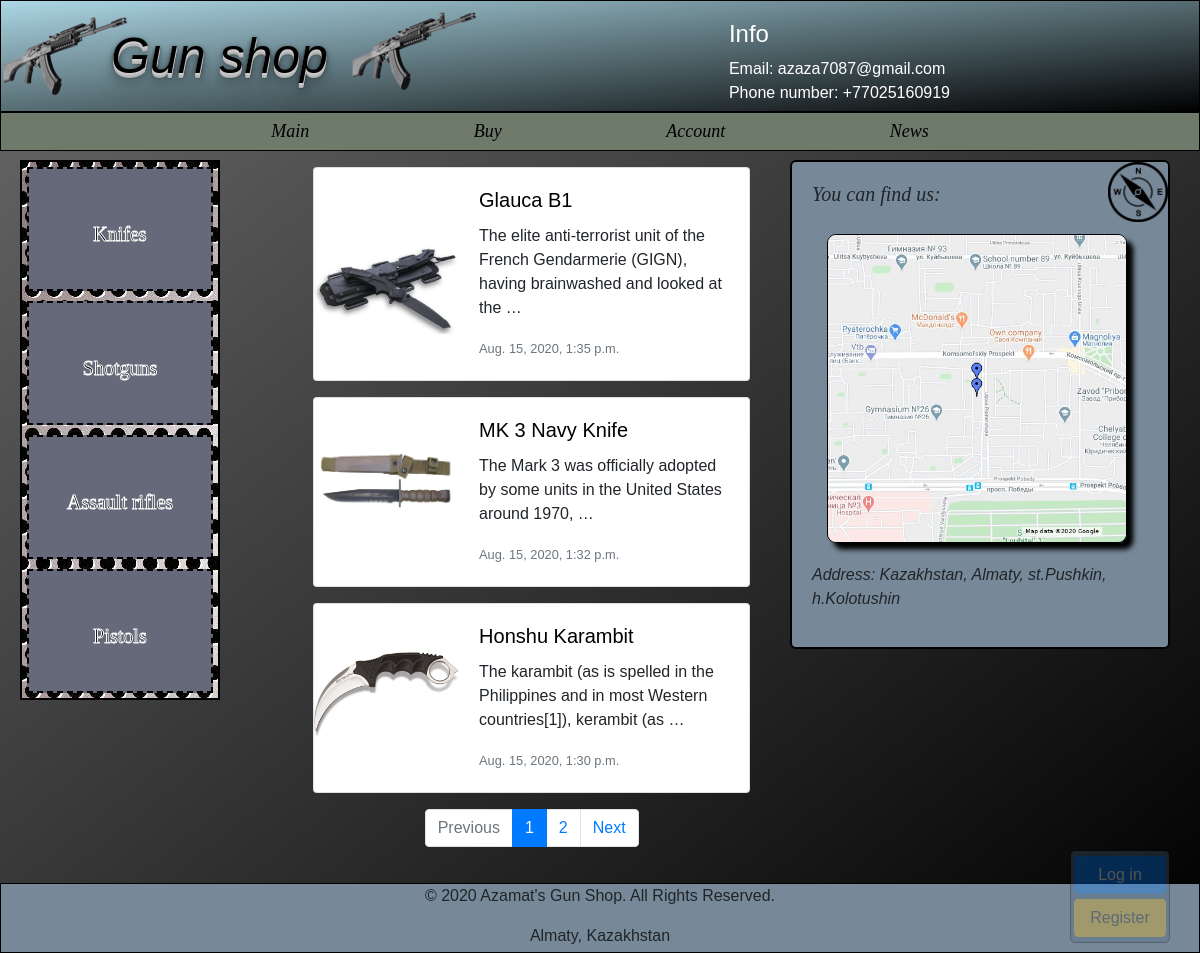
Before: /shop/knifes/ with the older database file.
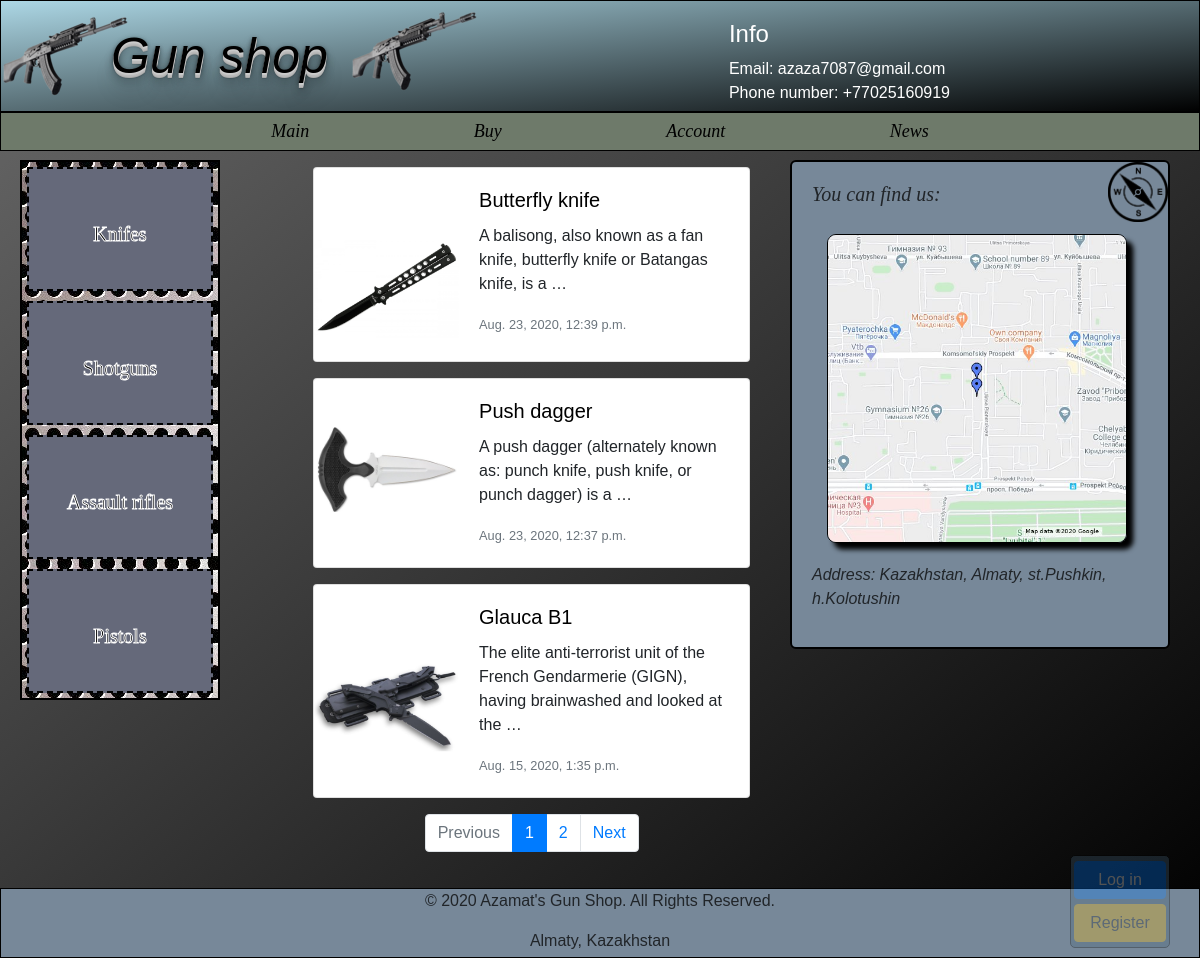
After: the same page with the newer database file.
### shop/models.py (models this page shows, shortened)
class Guns(models.Model):
    name = models.CharField(max_length=150, db_index=True)
    slug = models.SlugField(max_length=30, blank=True, unique=True)
    body = models.TextField(blank=True, db_index=True)
    category = models.ForeignKey('Category',null=True, on_delete=models.CASCADE,default="",)
    image = models.ImageField(upload_to='static/images/guns/', blank=True)
    price = models.DecimalField(max_digits=10, decimal_places=2,default=200, )
    date_pub = models.DateTimeField(auto_now_add=True)
    class Meta:
        ordering = ['-date_pub']

### shop/views.py (the view)
# urls.py: path('<str:name>/', gun_list, name='gun_list_url'),
def gun_list(request, name):
    category = Category.objects.get(slug__iexact=name)
    gun_list = Guns.objects.filter(category=category.id)
    paginator = Paginator(gun_list, 3)
    page_number = request.GET.get('page', 1)
    page = paginator.get_page(page_number)
    is_paginated = page.has_other_pages()
    if page.has_previous():
        prev_url = '?page={}'.format(page.previous_page_number())
    else:
        prev_url = ""
    if page.has_next():
        next_url = '?page={}'.format(page.next_page_number())
    else:
        next_url = ""
    return render(request, 'shop/guns_list.html', context={'gun_list': gun_list,
                                                           'name': name,
                                                           'page_object': page,
                                                           'is_paginated': is_paginated,
                                                           'prev_url': prev_url,
                                                           'next_url': next_url
                                                           })

### shop/templates/shop/guns_list.html (shortened to what this page needs)
{% extends 'shop/base_shop.html' %}
{% block content %}
    {% for gun in page_object.object_list %}
            <div class="card mb-3 ml-100" style="max-width: 540px;">
                <div class="row no-gutters">
                    <div class="col-md-4">
                        <img src="../../{{ gun.image }}" class="card-img mt-5" alt="..." >
                    </div>
                    <div class="col-md-8">
                        <div class="card-body">
                            <a href={% url 'gun_detail_url' name=name slug=gun.slug  %} > <h5 class="card-title">{{ gun.name }}</h5> </a>
                            <p class="card-text">{{ gun.body|truncatewords:15 }}</p>
                            <p class="card-text"><small class="text-muted">{{ gun.date_pub}}</small></p>
                        </div>
                    </div>
                </div>
            </div>
    {% endfor %}
{% if is_paginated %}
                <nav aria-label="..." >
                    <ul class="pagination justify-content-center">
                    <li class="page-item {% if not prev_url %} disabled {%endif%}">
                        <a class="page-link" href="{{ prev_url }}" tabindex="-1" aria-disabled="true">Previous</a>
                    </li>
                        {% for n in page_object.paginator.page_range  %}
                            {% if page_object.number == n  %}
                                <li class="page-item active" aria-current="page">
                                    <a class="page-link" href="?page={{ n }}">{{ n }} <span class="sr-only">(current)</span></a>
                                </li>
                             {% elif n > page_object.number|add:-3 and n < page_object.number|add:3 %}
                                <li class="page-item">
                                    <a class="page-link" href="?page={{ n }}">{{ n }}</a>
                                </li>
                            {% endif %}
                        {% endfor %}
                     <li class="page-item {% if not next_url %} disabled {%endif%}">
                        <a class="page-link" href="{{ next_url }}" tabindex="-1" aria-disabled="true">Next</a>
                    </li>
                    </ul>
                </nav>
        {% endif %}
{% endblock %}

### shop/templates/shop/base_shop.html
{% extends 'base.html' %}
{% block log-panel %}
    {% if not request.user.is_authenticated%}
    <a href="{% url 'account_login' %}" class="btn btn-primary">Log in</a>
    <a href="{% url 'account_signup' %}" class="btn btn-warning ">Register</a>
    {% elif request.user.is_authenticated%}
    <a href="{% url 'account_logout' %}" class="btn btn-danger">Log out</a>
    {% endif %}
{% endblock %}

### templates/base.html (shortened to what this page needs)
{% load static %}
<!DOCTYPE html>
<html lang="en">
<head>
    <link rel="stylesheet" href="https://stackpath.bootstrapcdn.com/bootstrap/4.5.2/css/bootstrap.min.css">
    <link rel="stylesheet"  href={% static 'css/index.css' %}>
</head>
<body>
   <header id="logo">
       <h1> Gun shop </h1>
       <img src="../../../../../../static/images/ak47_small2.png" alt="" id="ak_47_2">
       <div id="info">
            <h4>Info</h4>
            <p> Email: azaza7087@gmail.com</p>
            <p> Phone number: +77025160919</p>
       </div>
   </header>
   <div id="navbar">
        <nav>
            <a href="{% url 'main' %}">Main</a>
            <a href={% if request.user.is_authenticated %}"{% url 'user_cart_url' login=request.user %}"{% else %}{% endif %}>Buy</a>
            <a href={% if request.user.is_authenticated %}"{% url 'user_detail_url' login=request.user %}"{% else %}{% endif %}> Account</a>
            <a href="{% url 'news' %}">News</a>
        </nav>
   </div>
    <aside id="navigation">
        <div id="control_of_nav">
         <p><a href={% url 'gun_list_url' name="knifes" %}>Knifes</a></p>
         <p><a href={% url 'gun_list_url' name="shotguns" %}>Shotguns</a></p>
         <p><a href={% url 'gun_list_url' name="assault-rifles" %}>Assault rifles</a></p>
         <p><a href={% url 'gun_list_url' name="pistols" %}>Pistols</a></p>
        </div>
    </aside>
<div class="container mt-3">
    <div class="row">
        <div class="col-6 offset-md-1"  >
             {% block content %}{% endblock %}
        </div>
    </div>
</div>
{% block location %}
    <div id="location">
        <h5>You can find us:</h5>
        <img src="../../../../../../static/images/location.jpg" alt="sda" width="300">
        <p><em>Address: Kazakhstan, Almaty, st.Pushkin, h.Kolotushin </em></p>
    </div>
{% endblock %}
   <div class="log-panel align-items-center">
       {% block log-panel %}
       {% endblock %}
   </div>
<footer>
   <p> © 2020 Azamat's Gun Shop. All Rights Reserved. </p>
              <p>Almaty, Kazakhstan </p>
</footer>
</body>
</html>

### static/css/index.css (style rules this page uses)
body { font-family: sans-serif; background-color: dimgrey !important; background: linear-gradient(to top left, black,dimgrey); }
#logo h1 { margin-top: 0; margin-bottom: 0; border: solid black 1px; padding: 25px; font-size: 50px; padding-left: 110px; font-style: italic; background-image: url("../images/ak47_small.png"); background-repeat: no-repeat; background-position: left; color: black; text-shadow: 0 1px 0 #ccc, 0 2px 0 #c9c9c9, 0 3px 0 #bbb, 0 4px 0 #b9b9b9, 0 5px 0 #aaa, 0 6px 1px rgba(0,0,0,.1), 0 0 5px rgba(0,0,0,.1), 0 1px 3px rgba(0,0,0,.3), 0 3px 5px rgba(0,0,0,.2), 0 5px 10px rgba(0,0,0,.25), 0 10px 10px rgba(0,0,0,.2), 0 20px 20px rgba(0,0,0,.15); }
#logo { background: #b5bdc8; background: linear-gradient(to top left, black,lightblue); }
#info { color: white; position: absolute; right: 250px; top: 20px; }
#info p { margin-top: 0px; margin-bottom: 0px; padding-bottom: 0px; padding-top: 0px; }
#navbar { margin-top: 0px; padding: 25px; border: black 1px solid; background-color: #6e7a6a; padding-top: 5px; padding-bottom: 5px; text-align: center; }
#navbar a { padding: 80px; font-size: 18px; font-family: "Times New Roman"; font-style: oblique; }
#navbar a:link { color: black; }
#ak_47_2 { position: absolute; z-index: 0; top: 10px; left: 350px; }
aside { margin-top: 4px; margin-left: 20px; }
#control_of_nav p { border: 2px black dashed; padding-right: 35px; padding-left: 35px; padding-bottom: 40px; padding-top: 50px; background-color: #65697a; margin: 5px; margin-bottom: 10px; }
#control_of_nav { border: black solid 2px; width: 200px; height: 540px; text-align: center; margin-top: 5px; margin-bottom: 10px; background-image: url("../images/wall.jpg"); background-repeat: no-repeat; float: left; }
#control_of_nav a { font-family: Impact ; font-size: 20px; }
#control_of_nav a { -webkit-text-stroke-width: 1px; -webkit-text-stroke-color: white; }
#control_of_nav a:link { color: black; }
footer { background-color: lightslategrey; border: black solid 1px; text-align: center; height: 70px; margin-top: 20px; clear: left; }
.card-body a:link { color: black; }
#location { background-image: url("../images/compas.png"); background-repeat: no-repeat; background-size: 60px; background-position: right top; position: absolute; right: 30px; top: 160px; border: black solid 2px; border-radius: 6px; padding: 20px; background-color: lightslategrey; width: 380px; }
#location img { border: solid black 1px; border-radius: 9px; margin-bottom: 20px; margin-left: 15px; margin-top: 20px; box-shadow: 0.4em 0.4em 5px black; }
#location h5 { font-style: italic; font-family: "Bradley Hand", cursive; }
.log-panel { background-color: #48657a; border: black solid 1px; border-radius: 5px; opacity: 0.3 ; width: 100px; position: fixed; right: 30px; bottom: 10px; }
.log-panel a { display: block; margin: 5px 3px; }

Changed rows visible on the page:
no longer on this page (row unchanged): Guns: image (picture), name "MK 3 Navy Knife", body "The Mark 3 was officially adopted by some units in the United States around 1970, …", date_pub "Aug. 15, 2020, 1:32 p.m."
no longer on this page (row unchanged): Guns: image (picture), name "Honshu Karambit", body "The karambit (as is spelled in the Philippines and in most Western countries[1]), kerambit (as …", date_pub "Aug. 15, 2020, 1:30 p.m."
added Guns: image (picture), name "Butterfly knife", body "A balisong, also known as a fan knife, butterfly knife or Batangas knife, is a …", date_pub "Aug. 23, 2020, 12:39 p.m."
added Guns: image (picture), name "Push dagger", body "A push dagger (alternately known as: punch knife, push knife, or punch dagger) is a …", date_pub "Aug. 23, 2020, 12:37 p.m."
